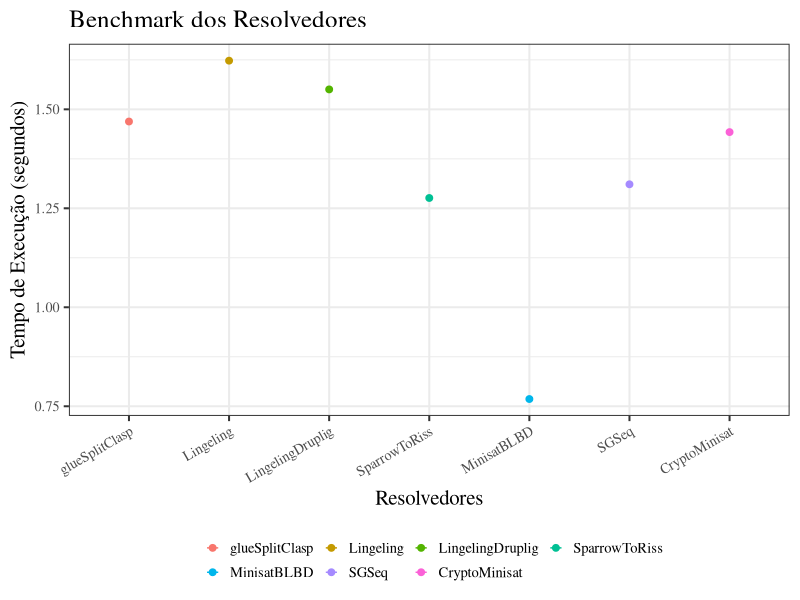
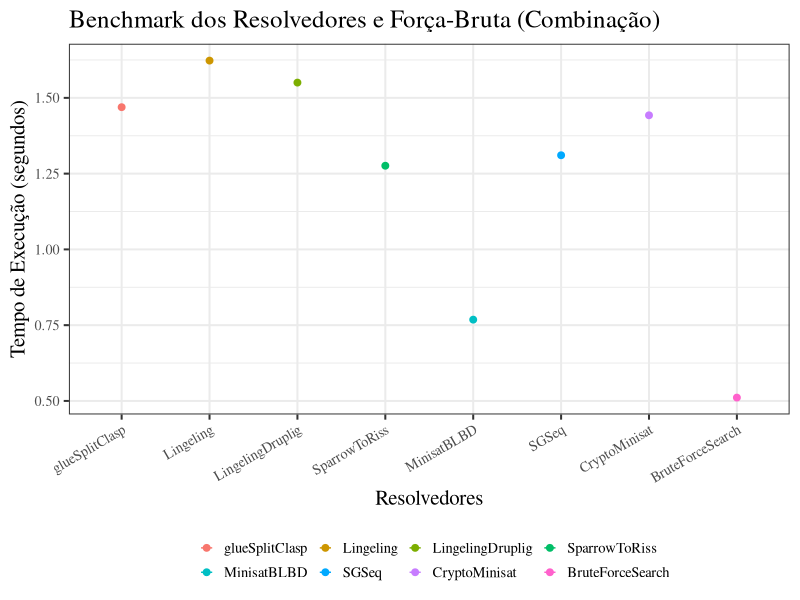
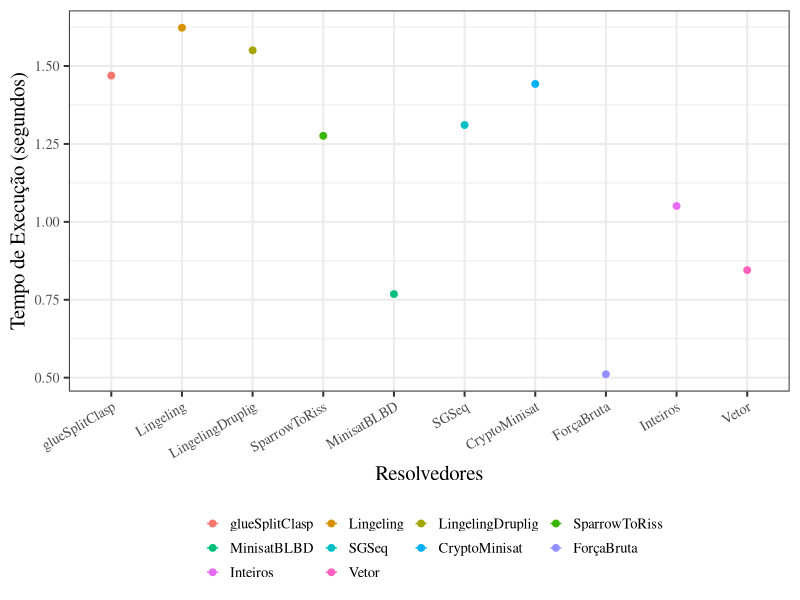
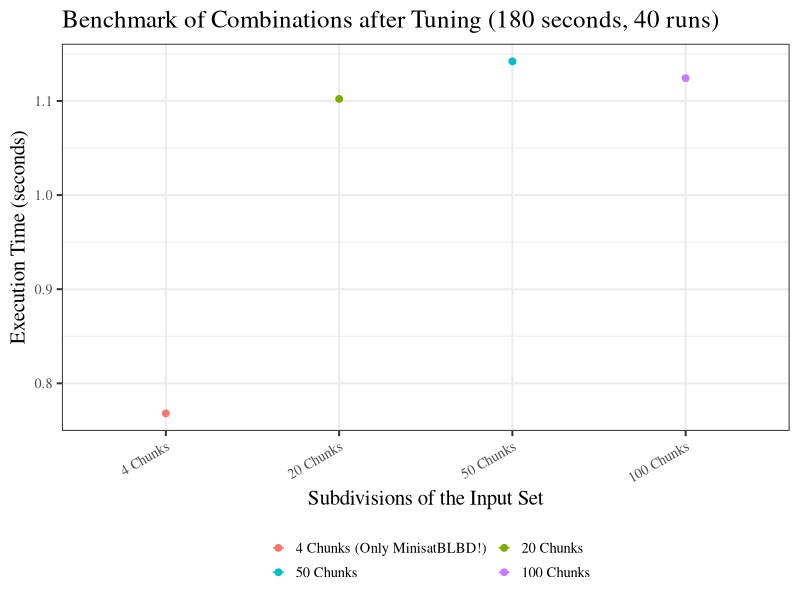
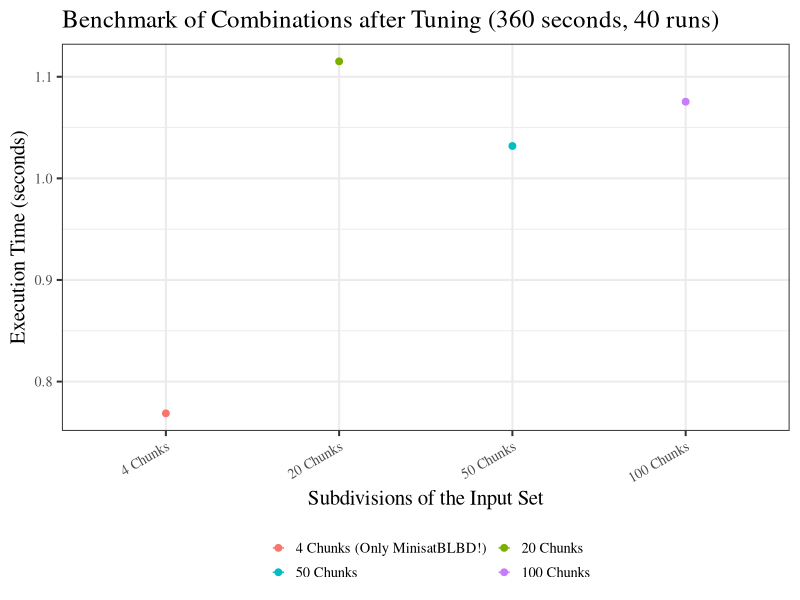
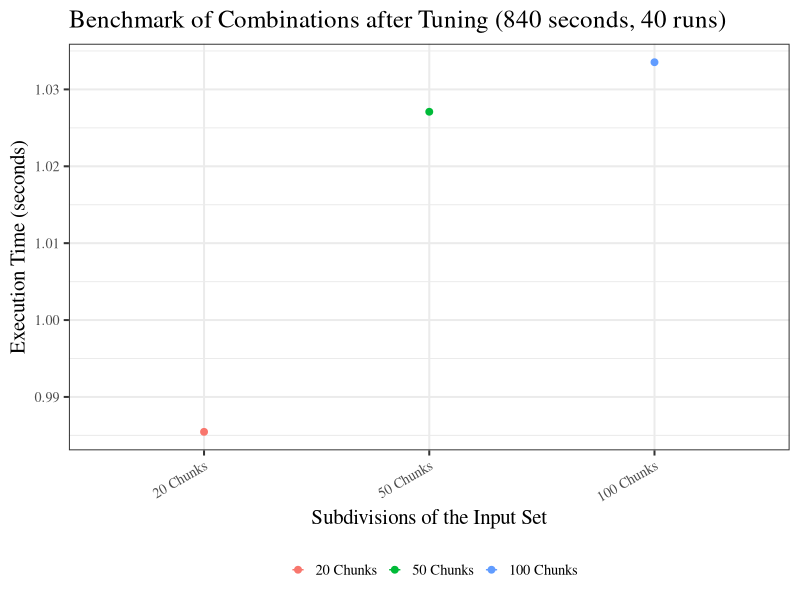

The R script that drew these images, in order:
#!/usr/bin/Rscript

library(ggplot2)
library(reshape2)
library(grid)

#
# Loading Files:
#
#brute_force <- read.table("brute-force/benchmark_0.txt", header=TRUE)
#

theme_set(theme_bw(base_size = 15) + theme(legend.position = "bottom",
                                          legend.text = element_text(size = rel(0.7)),
                                          legend.key.size = unit(0.14, "in"),
                                          axis.text = element_text(size = rel(0.68)),
                                          axis.text.x = element_text(angle = 30, hjust=1),
                                          text = element_text(family="Times")))

all <- read.table("benchmark_solvers.txt", header=TRUE)
brute_benchmark <- read.table("brute_force_comparison.txt", header=TRUE)
brute_tuned_benchmark <- read.table("brute_all_tuned.txt", header=TRUE)

benchmark_180s <- read.table("benchmark_180s.txt", header=TRUE)
benchmark_360s <- read.table("benchmark_360s.txt", header=TRUE)
benchmark_840s <- read.table("benchmark_840s.txt", header=TRUE)

#
# Generate all files.
#
#graph_all_24 <- qplot(log_all_24$tuning_time,log_all_24$run_time,data=log_all_24,
#                   ylab="Execution Time (seconds)",
#                   xlab="Tuning Time (seconds)",
#                   main="Tuning Time (Only Best Solvers) vs. Execution Time over 24h (Measured by OpenTuner)")
#
#ggsave(file="log_all_24.png",width=7,height=2.8,scale=2)


#Add a diamond at the mean, and make it larger
#brute_graph <- ggplot(brute_force, aes(x="Execution Time (seconds)",y=BruteForceSearch)) +
#    geom_boxplot() +
#    stat_summary(fun.y=mean, geom="point", shape=4, size=4)

all_graph <- ggplot(data=melt(all), aes(x=variable,y=value,colour=variable,fill=variable)) +
    stat_summary(fun.y=mean, geom="point", size=2) +
    stat_summary(fun.data=mean_cl_boot, position=position_dodge(width=0.95), geom="errorbar", aes(width=0.2)) +
#    theme(axis.text.x=element_blank()) +
    guides(colour=guide_legend(title="", nrow=2, byrow=TRUE)) +
    guides(fill=guide_legend(title="")) +
    xlab("Resolvedores") +
    ylab("Tempo de Execução (segundos)") +
    ggtitle("Benchmark dos Resolvedores")
    

ggsave(file="all.png",width=2.8,height=2.8,scale=2)

brute_benchmark_graph <- ggplot(data=melt(brute_benchmark), aes(x=variable,y=value,colour=variable,fill=variable)) +
    stat_summary(fun.y=mean, geom="point", size=2) +
    stat_summary(fun.data=mean_cl_boot, position=position_dodge(width=0.95), geom="errorbar", aes(width=0.2)) +
#    theme(axis.text.x=element_blank()) +
    guides(colour=guide_legend(title="", nrow=2, byrow=TRUE)) +
    guides(fill=guide_legend(title="")) +
    xlab("Resolvedores") +
    ylab("Tempo de Execução (segundos)") +
    ggtitle("Benchmark dos Resolvedores e Força-Bruta (Combinação)")
    

ggsave(file="brute.png",width=2.8,height=2.8,scale=2)

brute_tuned_benchmark_graph <- ggplot(data=melt(brute_tuned_benchmark), aes(x=variable,y=value,colour=variable,fill=variable)) +
    stat_summary(fun.y=mean, geom="point", size=2) +
    stat_summary(fun.data=mean_cl_boot, position=position_dodge(width=0.95), geom="errorbar", aes(width=0.2)) +
#    stat_summary(fun.ymin=min, fun.ymax=max, position=position_dodge(width=0.95), geom="errorbar", aes(width=0.2)) +
#    theme(axis.text.x=element_blank()) +
    guides(colour=guide_legend(title="", nrow=3, byrow=TRUE)) +
    guides(fill=guide_legend(title="")) +
    xlab("Resolvedores") +
    ylab("Tempo de Execução (segundos)")
#    ggtitle("")
    

ggsave(file="brute_tuned.png",width=2.8,height=2.8,scale=2)

benchmark_180s_graph <- ggplot(data=melt(benchmark_180s), aes(x=variable,y=value,colour=variable)) +
    stat_summary(fun.y=mean, geom="point", size=2) +
    stat_summary(fun.data=mean_cl_boot, position=position_dodge(width=0.95), geom="errorbar", aes(width=0.2)) +
    guides(colour=guide_legend(title="", nrow=2, byrow=TRUE)) +
    scale_colour_discrete(labels=c("4 Chunks (Only MinisatBLBD!)","20 Chunks", "50 Chunks", "100 Chunks")) +
    scale_x_discrete(labels=c("4 Chunks","20 Chunks", "50 Chunks", "100 Chunks")) +
    xlab("Subdivisions of the Input Set") +
    ylab("Execution Time (seconds)") +
    ggtitle("Benchmark of Combinations after Tuning (180 seconds, 40 runs)")
    

ggsave(file="180s.png",width=2.8,height=2.8,scale=2)

benchmark_360s_graph <- ggplot(data=melt(benchmark_360s), aes(x=variable,y=value,colour=variable)) +
    stat_summary(fun.y=mean, geom="point", size=2) +
    stat_summary(fun.data=mean_cl_boot, position=position_dodge(width=0.95), geom="errorbar", aes(width=0.2)) +
    guides(colour=guide_legend(title="", nrow=2, byrow=TRUE)) +
    scale_colour_discrete(labels=c("4 Chunks (Only MinisatBLBD!)","20 Chunks", "50 Chunks", "100 Chunks")) +
    scale_x_discrete(labels=c("4 Chunks","20 Chunks", "50 Chunks", "100 Chunks")) +
    xlab("Subdivisions of the Input Set") +
    ylab("Execution Time (seconds)") +
    ggtitle("Benchmark of Combinations after Tuning (360 seconds, 40 runs)")
    

ggsave(file="360s.png",width=2.8,height=2.8,scale=2)

benchmark_840s_graph <- ggplot(data=melt(benchmark_840s), aes(x=variable,y=value,colour=variable)) +
    stat_summary(fun.y=mean, geom="point", size=2) +
    stat_summary(fun.data=mean_cl_boot, position=position_dodge(width=0.95), geom="errorbar", aes(width=0.2)) +
    guides(colour=guide_legend(title="")) +
    scale_colour_discrete(labels=c("20 Chunks", "50 Chunks", "100 Chunks")) +
    scale_x_discrete(labels=c("20 Chunks", "50 Chunks", "100 Chunks")) +
    xlab("Subdivisions of the Input Set") +
    ylab("Execution Time (seconds)") +
    ggtitle("Benchmark of Combinations after Tuning (840 seconds, 40 runs)")
    

ggsave(file="840s.png",width=2.8,height=2.8,scale=2)
# Uncomment for visualization in R interpreter.
#
#print(brute_graph)
#readline("plot done\n")
#
#print(all_graph)
#readline("plot done\n")
#print(brute_benchmark_graph)
#readline("plot done\n")
#print(benchmark_180s_graph)
#readline("plot done\n")
#print(benchmark_840s_graph)
#readline("plot done\n")
#
#
